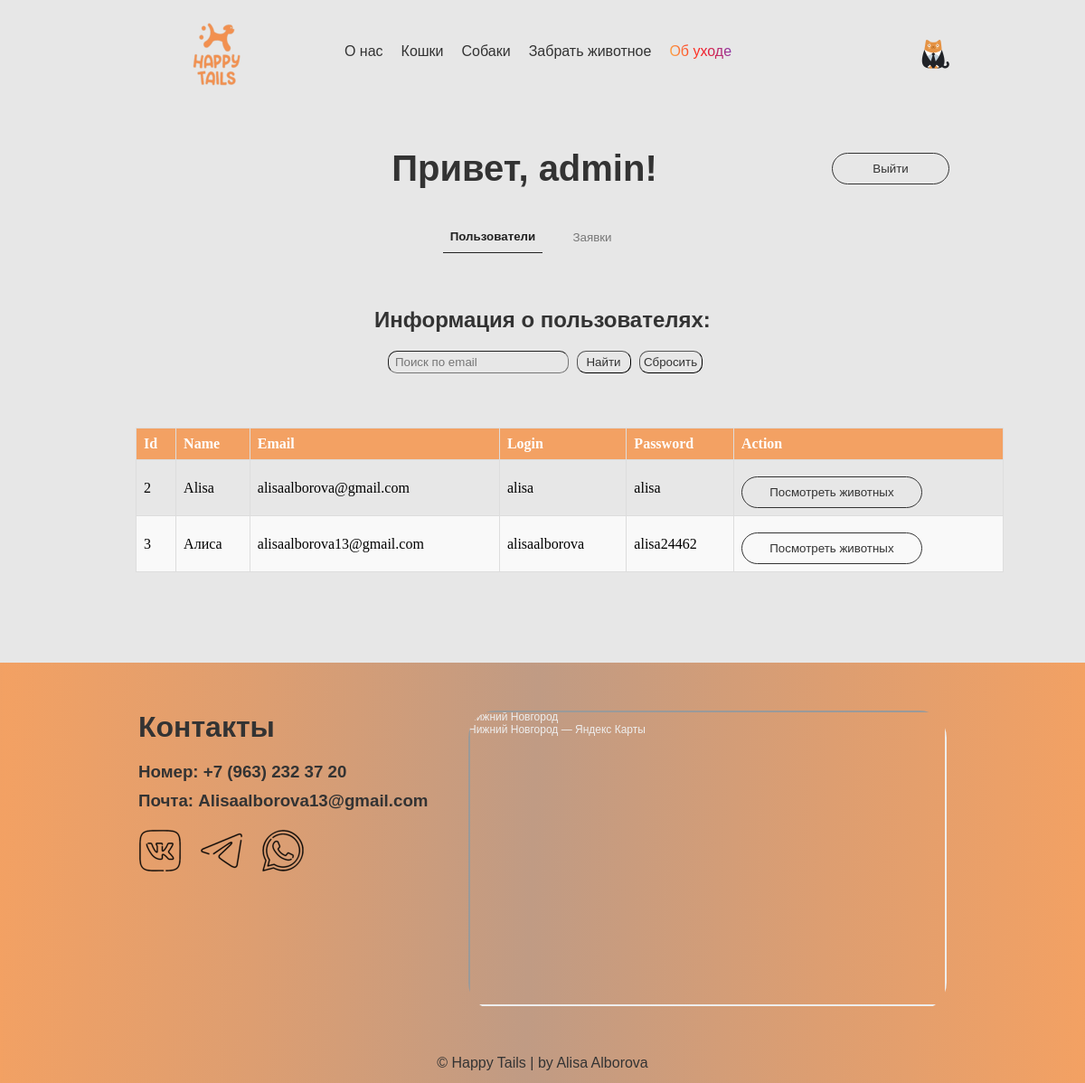
/admin_cabinet (signed in), run on the app's committed database.
### models.py (models this page shows)
class Users(UserMixin, db.Model):
    id = db.Column(db.Integer, primary_key=True)
    name = db.Column(db.String(200), nullable=False)
    surname = db.Column(db.String(200), nullable=False)
    name2 = db.Column(db.String(200))
    number = db.Column(db.String(200), nullable=False)
    email = db.Column(db.String(200), nullable=False)
    login = db.Column(db.String(200), nullable=False)
    password = db.Column(db.String(200), nullable=False)
    role = db.Column(db.Integer, nullable=False)
    orders = db.relationship('Orders', backref='user', lazy=True)

### app.py (the view)
@app.route('/admin_cabinet')
@login_required
def admin_cabinet():
    all_orders = Orders.query.all()
    all_users = Users.query.filter_by(role=0).all()
    users_animals = {}
    for i in range(len(all_users)):
        id_user = all_users[i].id
        users_animals[str(id_user)] = ''
        for j in range(len(all_orders)):
            if all_orders[j].id_user == id_user:
                name_animal = Animals.query.filter_by(id=all_orders[j].id_animal).first()
                users_animals[str(id_user)] += name_animal.name + " "
    return render_template('admin_cabinet.html', name=current_user.name, all_users=all_users,
                           users_animals=users_animals)

### app.py (called while the page is built)
@login_manager.user_loader
def load_user(user_id):
    return Users.query.get(int(user_id))

### templates/admin_cabinet.html (shortened to what this page needs)
{% extends 'base.html' %}
{% block body %}
<div class="main">
    <div class="user_name">
        <h1 class="center">Привет, {{ name }}!</h1>
        <div class="user_button"><a href="/logout"><button>Выйти</button></a></div>
    </div>
    <div class="cats_bar">
        <a href="/admin_cabinet"><button class="cats_bar_cat">Пользователи</button></a>
        <a href="/admin_cabinet_applications"><button class="cats_bar_dog">Заявки</button></a>
    </div>
    <div class="user_content">
        <h2 style="color: #333333;">Информация о пользователях:</h2>
        <form action="/search_user" method="GET" style="margin-top: 20px;">
                <input style="height:25px; width:200px; margin-left: 5px; border-width:1px; border-radius: 10px; background-color: transparent; color: #333333;" type="text" name="email" placeholder="  Поиск по email">
                <button style="height:25px; width:60px; margin-left: 5px; border-width:1px; border-radius: 10px; background-color: transparent; color: #333333;" type="submit">Найти</button>
                <a href="{{url_for('admin_cabinet')}}"><button style="height:25px; width:70px; margin-left: 5px; border-width:1px; border-radius: 10px; background-color: transparent; color: #333333;" type="button">Сбросить</button></a>
        </form>
    </div>
    <table>
        <thead>
            <tr>
                <th>Id</th>
                <th>Name</th>
                <th>Email</th>
                <th>Login</th>
                <th>Password</th>
                <th>Action</th>
            </tr>
        </thead>
        <tbody>
            {% for user in all_users %}
                <tr>
                    <td>{{ user.id }}</td>
                    <td>{{ user.name }}</td>
                    <td>{{ user.email }}</td>
                    <td>{{ user.login }}</td>
                    <td>{{ user.password }}</td>
                    <td>
                        <a href="#" onclick="showSubscriptionDetails('{{ users_animals[user.id|string] }}')">
                            <button class="one_cat_but" style="margin-left:0; margin-right:0; width: 200px;">Посмотреть животных</button>
                        </a>
                    </td>
                </tr>
            {% endfor %}
        </tbody>
    </table>
</div>
{% endblock %}

### static/style.css (style rules this page uses)
* { margin: 0; padding: 0; box-sizing: border-box; }
a { text-decoration: none; color: #000; font-family: 'Montserrat', sans-serif; }
h1, h3, h2,p,button { font-family: 'Montserrat', sans-serif; color: #333333;color: #333333; }
body { background-color: #E7E7E7; height: 100%; width: 100%; max-width: 2000px; margin: 0; padding: 0; }
.main { width: 100%; }
.cats_bar { display: flex; justify-content: center; margin-top: 35px; }
.cats_bar_cat { width: 110px; height: 36px; color: #222222; font-weight: 600; background-color: transparent; border: none; cursor: pointer; border-bottom: 1px solid #222222; }
.cats_bar_dog { width: 110px; height: 36px; color: #777777; background-color: transparent; border: none; cursor: pointer; }
.one_cat_but { width: 130px; height: 35px; color: #333333; border: 1px solid #333333; border-radius: 20px; background-color: transparent; margin-top: 10px; margin-left: 20%; cursor: pointer; }
.user_name { display: flex; align-items: center; justify-content: space-between; margin-top: 50px; font-size: 20px; margin-left: 150px; margin-right: 150px; }
.user_button { margin-left: auto; }
.user_button button { width: 130px; height: 35px; color: #333333; border: 1px solid #333333; border-radius: 20px; background-color: transparent; cursor: pointer; display: block; }
.center { margin-left: 10%; flex: 1; text-align: center; color: #333333; }
.user_content { margin-top: 60px; margin-left: 150px; margin-right: 150px; margin-bottom: 60px; text-align: center; }
table { margin-left: 150px; margin-right: 150px; width: 80%; border-collapse: collapse; margin-top: 30px; margin-bottom: 100px; }
th, td { border: 1px solid #ddd; padding: 8px; text-align: left; }
th { background-color: rgba(243, 161, 99, 1); color: white; }
tr:nth-child(even) { background-color: #f9f9f9; }

### data on the page
Users: name "admin"
Users: id "2", name "Alisa", email "alisaalborova@gmail.com", login "alisa", password "alisa"
Users: id "3", name "Алиса", email "alisaalborova13@gmail.com", login "alisaalborova", password "alisa24462"
